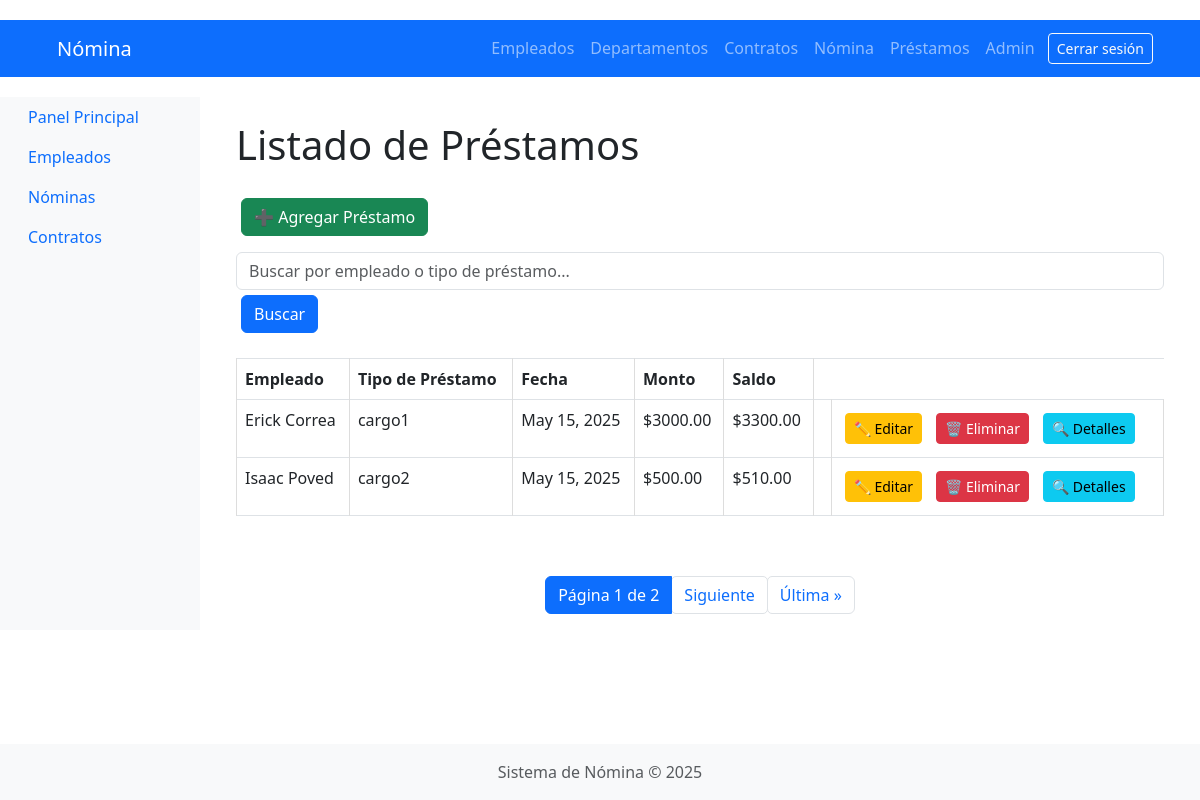
Page /loans/ (signed in) on the committed database.
### loans/models.py (models this page shows, shortened)
class Prestamo(models.Model):
    empleado = models.ForeignKey(Empleado, on_delete=models.CASCADE)
    tipo_prestamo = models.ForeignKey(TipoPrestamo, on_delete=models.CASCADE)
    fecha_prestamo = models.DateField()
    monto = models.DecimalField(max_digits=10, decimal_places=2)
    interes = models.DecimalField(max_digits=10, decimal_places=2, editable=False)
    monto_pagar = models.DecimalField(max_digits=10, decimal_places=2, editable=False)
    numero_cuotas = models.PositiveIntegerField(default=1)
    cuota_mensual = models.DecimalField(max_digits=10, decimal_places=2, editable=False)
    saldo = models.DecimalField(max_digits=10, decimal_places=2, editable=False)

class TipoPrestamo(models.Model):
    descripcion = models.CharField(max_length=100)
    tasa = models.IntegerField(default=0)
    def __str__(self):
        return self.descripcion

### employees/models.py (models this page shows, shortened)
class Empleado(models.Model):
    SEXO_CHOICES = [
        ('M', 'Masculino'),
        ('F', 'Femenino'),
    ]
    cedula = models.CharField(max_length=10, unique=True, null=True)
    nombre = models.CharField(max_length=100)
    apellido = models.CharField(max_length=100)
    sexo = models.CharField(max_length=1, choices=SEXO_CHOICES, default='M')  # Campo agregado
    cargo = models.ForeignKey(Cargo, on_delete=models.CASCADE)
    departamento = models.ForeignKey(Departamento, on_delete=models.CASCADE)
    tipo_contrato = models.ForeignKey(TipoContrato, on_delete=models.CASCADE)
    fecha_ingreso = models.DateField()
    salario = models.DecimalField(max_digits=10, decimal_places=2)
    def __str__(self):
        return f"{self.nombre} {self.apellido}"

### loans/views.py (the view)
# urls.py: path('', views.listar_prestamos, name='listar_prestamos'),
@login_required
def listar_prestamos(request):
    query = request.GET.get('q', '')
    prestamos_list = Prestamo.objects.all()
    if query:
        prestamos_list = prestamos_list.filter(
            Q(empleado__nombre__icontains=query) |
            Q(tipo_prestamo__descripcion__icontains=query)
        )
    paginator = Paginator(prestamos_list, 2)
    page_number = request.GET.get('page')
    prestamos = paginator.get_page(page_number)
    return render(request, 'loans/prestamo_list.html', {
        'prestamos': prestamos,
        'query': query,
    })

### templates/loans/prestamo_list.html (shortened to what this page needs)
{% extends 'base.html' %}
{% block content %}
<div class="container mt-4">
    <h1 class="mb-4">Listado de Préstamos</h1>
    <a href="{% url 'crear_prestamo' %}" class="btn btn-success mb-3">➕ Agregar Préstamo</a>
    <form method="get" class="form-inline mb-3">
        <input type="text" name="q" class="form-control mr-2" placeholder="Buscar por empleado o tipo de préstamo..." value="{{ request.GET.q }}">
        <button type="submit" class="btn btn-primary">Buscar</button>
    </form>
    <table class="table table-bordered table-hover">
        <thead>
            <tr>
                <th>Empleado</th>
                <th>Tipo de Préstamo</th>
                <th>Fecha</th>
                <th>Monto</th>
                <th>Saldo</th>
            </tr>
        </thead>
        <tbody>
            {% for prestamo in prestamos %}
            <tr>
                <td>{{ prestamo.empleado }}</td>
                <td>{{ prestamo.tipo_prestamo }}</td>
                <td>{{ prestamo.fecha_prestamo }}</td>
                <td>${{ prestamo.monto }}</td>
                <td>${{ prestamo.saldo }}</td>
                <td>
                    <td>
                        <a href="{% url 'actualizar_prestamo' prestamo.id %}" class="btn btn-warning btn-sm">✏️ Editar</a>
                        <a href="{% url 'eliminar_prestamo' prestamo.id %}" class="btn btn-danger btn-sm" onclick="return confirm('¿Estás seguro de eliminar este préstamo?');">🗑️ Eliminar</a>
                        <a href="{% url 'detalle_prestamo' prestamo.id %}" class="btn btn-info btn-sm">🔍 Detalles</a>
                    </td>
                </td>
            </tr>
            {% empty %}
            <tr>
                <td colspan="6" class="text-center">No hay préstamos registrados.</td>
            </tr>
            {% endfor %}
        </tbody>
    </table>
</div>
<div class="d-flex justify-content-center mt-4">
    <nav aria-label="Paginación de préstamos">
        <ul class="pagination">
            <li class="page-item active">
                <span class="page-link">
                    Página {{ prestamos.number }} de {{ prestamos.paginator.num_pages }}
                </span>
            </li>
            {% if prestamos.has_next %}
                <li class="page-item">
                    <a class="page-link" href="?page={{ prestamos.next_page_number }}{% if query %}&q={{ query }}{% endif %}">Siguiente</a>
                </li>
                <li class="page-item">
                    <a class="page-link" href="?page={{ prestamos.paginator.num_pages }}{% if query %}&q={{ query }}{% endif %}">Última &raquo;</a>
                </li>
            {% endif %}
        </ul>
    </nav>
</div>
{% endblock %}

### static/css/styles.css (style rules this page uses)
body { font-family: 'Arial', sans-serif; margin: 0; padding: 0; background-color: #f4f4f4; }
nav { margin: 20px 0; }
nav a { color: #ffffff; text-decoration: none; padding: 10px 15px; border-radius: 5px; }
.container { width: 80%; margin: auto; overflow: hidden; }
h1, h2, h3 { color: #35424a; }
.table { width: 100%; margin: 20px 0; border-collapse: collapse; }
.table th, .table td { padding: 10px; border: 1px solid #dddddd; text-align: left; }
.table th { background: #35424a; color: #ffffff; }
.btn { display: inline-block; padding: 10px 15px; margin: 5px; border: none; border-radius: 5px; cursor: pointer; }
.btn-primary { background: #35424a; color: #ffffff; }
.btn-danger { background: #e8491d; color: #ffffff; }

### rows in the picture
Prestamo: empleado "Erick Correa", tipo_prestamo "cargo1", fecha_prestamo "May 15, 2025", monto "3000.00", saldo "3300.00"
Prestamo: empleado "Isaac Poved", tipo_prestamo "cargo2", fecha_prestamo "May 15, 2025", monto "500.00", saldo "510.00"

### other values in the picture
{{ prestamos.number }} "1"
{{ prestamos.paginator.num_pages }} "2"
{{ year|default:2025 }} "2025"
